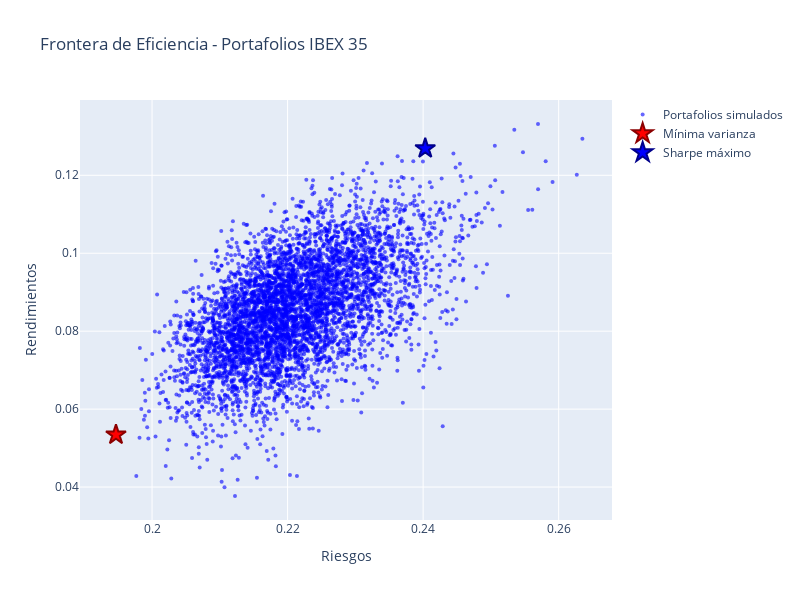

Notebook source saved alongside this figure:
### Code cell
# Gráfico de frontera de eficiencia con Plotly
fig = go.Figure()

# Agregar scatter plot de todos los portafolios
fig.add_trace(go.Scatter(
    x=Matriz_portafolios['Riesgos'],
    y=Matriz_portafolios['Rendimientos'],
    mode='markers',
    marker=dict(
        size=4,
        color='blue',
        opacity=0.6
    ),
    name='Portafolios simulados',
    hovertemplate='<b>Portafolio</b><br>' +
                  'Riesgo: %{x:.4f}<br>' +
                  'Rendimiento: %{y:.4f}<br>' +
                  '<extra></extra>'
))

# Agregar portafolio de mínima varianza
fig.add_trace(go.Scatter(
    x=[varianza_minima['Riesgos']],
    y=[varianza_minima['Rendimientos']],
    mode='markers',
    marker=dict(
        symbol='star',
        size=15,
        color='red',
        line=dict(color='darkred', width=2)
    ),
    name='Mínima varianza',
    hovertemplate='<b>Portafolio de Mínima Varianza</b><br>' +
                  'Riesgo: %{x:.4f}<br>' +
                  'Rendimiento: %{y:.4f}<br>' +
                  '<extra></extra>'
))

# Agregar portafolio óptimo (Sharpe máximo)
fig.add_trace(go.Scatter(
    x=[portafolio_optimo['Riesgos']],
    y=[portafolio_optimo['Rendimientos']],
    mode='markers',
    marker=dict(
        symbol='star',
        size=15,
        color='blue',
        line=dict(color='darkblue', width=2)
    ),
    name='Sharpe máximo',
    hovertemplate='<b>Portafolio Óptimo (Sharpe máximo)</b><br>' +
                  'Riesgo: %{x:.4f}<br>' +
                  'Rendimiento: %{y:.4f}<br>' +
                  '<extra></extra>'
))

# Configurar el layout
fig.update_layout(
    title='Frontera de Eficiencia - Portafolios IBEX 35',
    xaxis_title='Riesgos',
    yaxis_title='Rendimientos',
    hovermode='closest',
    width=800,
    height=600,
    showlegend=True
)

# Mostrar el gráfico
fig.show()

### Figure 1 — Plotly figure (JSON) as saved in the notebook; plotly's stock layout.template omitted (floating-point values rounded to 4 significant figures; data arrays with more than 128 entries replaced by an {"elided": "..."} marker saying what was removed)
{"data": [{"hovertemplate": "<b>Portafolio</b><br>Riesgo: %{x:.4f}<br>Rendimiento: %{y:.4f}<br><extra></extra>", "marker": {"color": "blue", "opacity": 0.6, "size": 4}, "mode": "markers", "name": "Portafolios simulados", "type": "scatter", "x": {"elided": "5000 float values"}, "y": {"elided": "5000 float values"}}, {"hovertemplate": "<b>Portafolio de Mínima Varianza</b><br>Riesgo: %{x:.4f}<br>Rendimiento: %{y:.4f}<br><extra></extra>", "marker": {"color": "red", "line": {"color": "darkred", "width": 2}, "size": 15, "symbol": "star"}, "mode": "markers", "name": "Mínima varianza", "type": "scatter", "x": [0.1947], "y": [0.05343]}, {"hovertemplate": "<b>Portafolio Óptimo (Sharpe máximo)</b><br>Riesgo: %{x:.4f}<br>Rendimiento: %{y:.4f}<br><extra></extra>", "marker": {"color": "blue", "line": {"color": "darkblue", "width": 2}, "size": 15, "symbol": "star"}, "mode": "markers", "name": "Sharpe máximo", "type": "scatter", "x": [0.2403], "y": [0.1269]}], "layout": {"height": 600, "hovermode": "closest", "showlegend": true, "title": {"text": "Frontera de Eficiencia - Portafolios IBEX 35"}, "width": 800, "xaxis": {"title": {"text": "Riesgos"}}, "yaxis": {"title": {"text": "Rendimientos"}}}}
